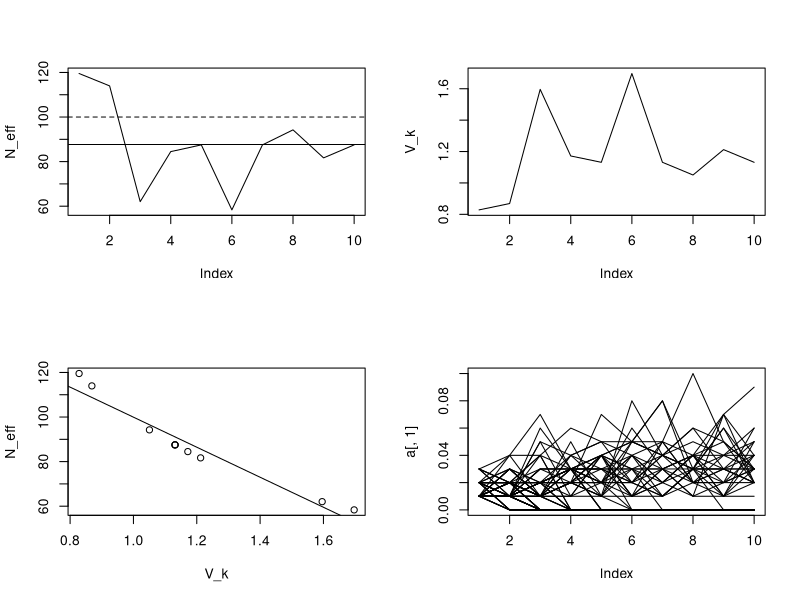

The R script that drew this image:

# Cultural effective population size model
# We want a simple infinite allele Wright-Fisher-style model with different modes of transmission

N = 100          # Census popupation size
tmax = 10       # Number of timesteps / generations
mu = 1e-4        # Innovation rate
k = 1          # Strength of one-to-many transmission, number of cultural models
theta = 0.1         # Conformity exponent

# Initialize population with cultural traits
Pop <- sample(1:N)

# Create numerator for cultural variants
Counter <- max(N)

Trait_Record     <- matrix(NA, nrow = tmax, ncol = N)
Frequency_spectra <- matrix(NA, nrow = tmax, ncol = N)

k_bar <- c()
V_k <- c()

for (t in 1: tmax){
  print(t)
  
  #Cultural Transmission
  
  # First sample set of potential models (fraction k of N) from the population
  Models <- sample(1:N, size = k*N, replace = FALSE)
  
  #Vector with unique variants
  Variants <- unique(Pop[Models])
  
  #Frequency of each variant
  Freq_Variants <- c()
  for (x in Variants) {
    Freq_Variants[which(Variants == x)] <- length(which(Pop[Models] == x))
  }
  
  #Probability individuals choose each variant
  P <- Freq_Variants^theta / sum(Freq_Variants^theta)
  
  # 2 ways to do conformity
  
  # 1. Sample from variants, then randomly choOse one carrier
  
  #Copied <- c()
  #for (i in 1:N) {
    #if ( length(Variants) == 1) {
   #   Copied[i] <- sample(Models, 1)
  # } else {
     # v <- sample(Variants, size = 1, replace = FALSE, P)
    #  Copied[i] <- sample(Models[which(Pop[Models] == v)], 1)
   # }
  #}

  
  #2. Divide probabilities by frequency and sample from individuals (faster)
   P_Ind <- P/Freq_Variants
   Copied <- sample(Models, N, replace = TRUE, sapply(Models, function (x) P_Ind[which(Variants == Pop[x])]))
  
  Pop <- Pop[Copied]
  

  #Record mean and variance of cultural offspring for everyone in the parental generation
  Offspring_Record <-c()
  for (x in 1:N) {
   Offspring_Record[x] <- length(which(Copied == x))
  }
  
  k_bar[t] <- mean(Offspring_Record)
  V_k[t]   <- var(Offspring_Record)
  
  # Innovation
  Innovators <- rbinom(N,1,mu)
  Pop[Innovators == 1] <- (Counter + 1) : (Counter + length(which(Innovators==1)))
  Counter <- max(Pop)
  
  #Record current traits
  Trait_Record[t,] <- Pop
  
  # Frequency spectrum of traits
  
  # Unique Traits
   u <- unique(Pop)
   
   # Frequency of traits
   f <- sapply(u, function(x) length(which(Pop == x)))
   g <- unique(f)
   z <- sapply(g, function(x) length(which(f == x)))
   
   for (i in 1:N) {
     Frequency_spectra[t,i] <- length(which(f == i))
   }
  
}#t




par(mfrow = c(2,2))




# Calculate effective population sizes

N_e <- function(k_bar,V_k){
  (N * k_bar - 1 ) / ( (V_k / k_bar) + k_bar  -1 )
}

N_eff <- c()
for (x in 1:length(k_bar)) {
  N_eff[x] <- N_e(k_bar[x], V_k[x])
}
plot(N_eff, type = "l") #, ylim = c(0,(N+0.5*N)))
abline(h=mean(N_eff))
abline(h=mean(N), lty=2)


plot(V_k, type="l")
plot(V_k, N_eff)
abline(lm(N_eff~V_k))

# Trajectories of single traits
Trajectories <- matrix(NA, nrow = tmax, ncol = length(unique(c(Trait_Record))))
for( i in unique(c(Trait_Record))){
  Trajectories[, which(unique(c(Trait_Record))==i)] <- apply(Trait_Record, 1, function(x) length(which(x == i)))
}

Trajectories <- Trajectories / N

a <- Trajectories#[ ,apply(Trajectories, 2, function(x) max(x) > 0.01)]

plot(a[,1], type = "n", ylim = c(0,0.1))
for (j in 1:ncol(a)) {
lines(a[,j])
}


